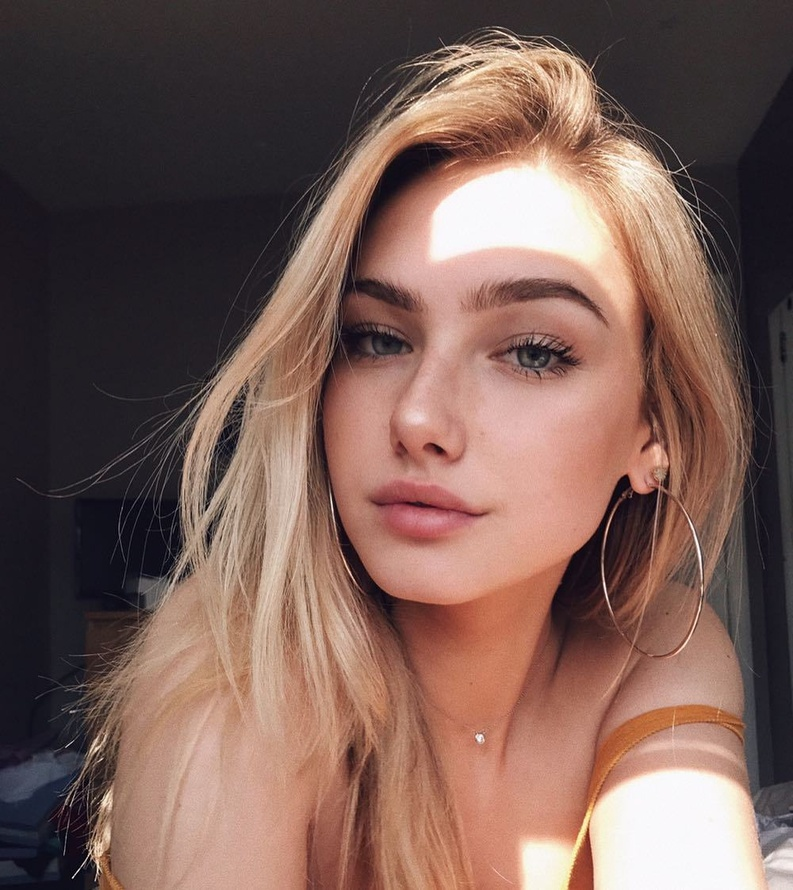
#> input picture it_start/image.jpg, 793 x 890 px, shrunk from 1000 x 1123 before the run
$ python 15_1.py
#> lines starting #> are read from the running program, lines starting #| are printed output that depends on the picture; after the words box and inside, x2 and y2 are one past the last pixel; in counts of white or black regions, pixels touching at a corner belong together
# pip install opencv-python
# если честно, то я сам не знаю как этим всем пользоваться
# фото нашел с помощью алисы, можно найти любое фото
import cv2

# загрузить изображение по полному пути
image = cv2.imread(r'image.jpg')
#> image is the input picture: shape (890, 793, 3); mean B, G, R 86.4, 94.1, 122.1

gray = cv2.cvtColor(image, cv2.COLOR_BGR2GRAY)
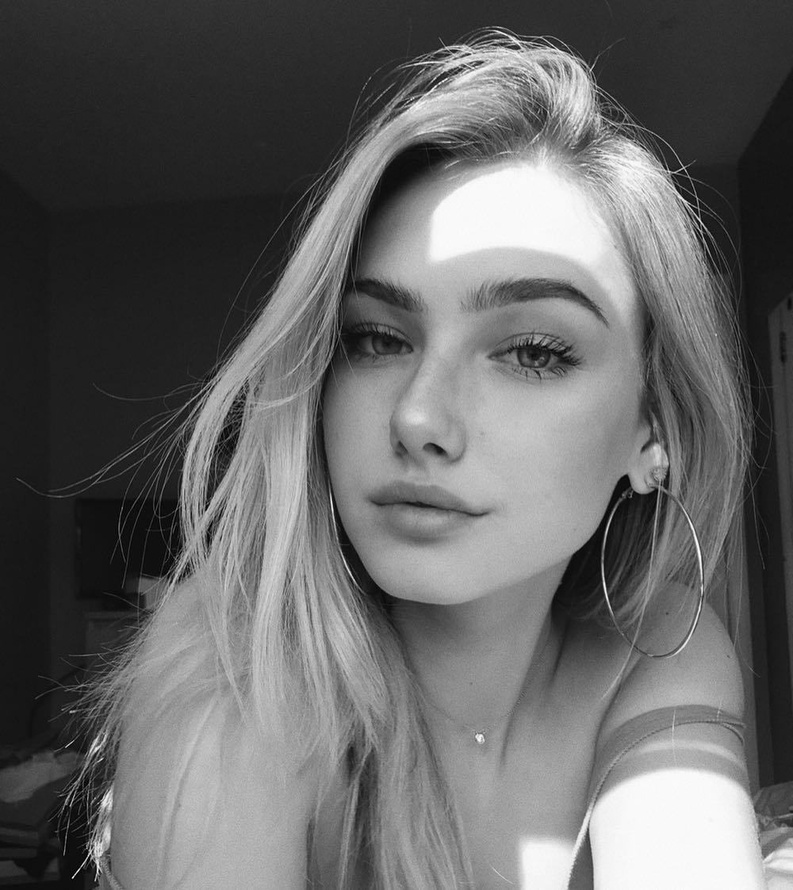
#> gray: shape (890, 793); min 1, max 254, mean 101.6
blurred = cv2.GaussianBlur(gray, (5, 5), 0)

binary = cv2.adaptiveThreshold(blurred, 255, cv2.ADAPTIVE_THRESH_GAUSSIAN_C, cv2.THRESH_BINARY, 11, 2)
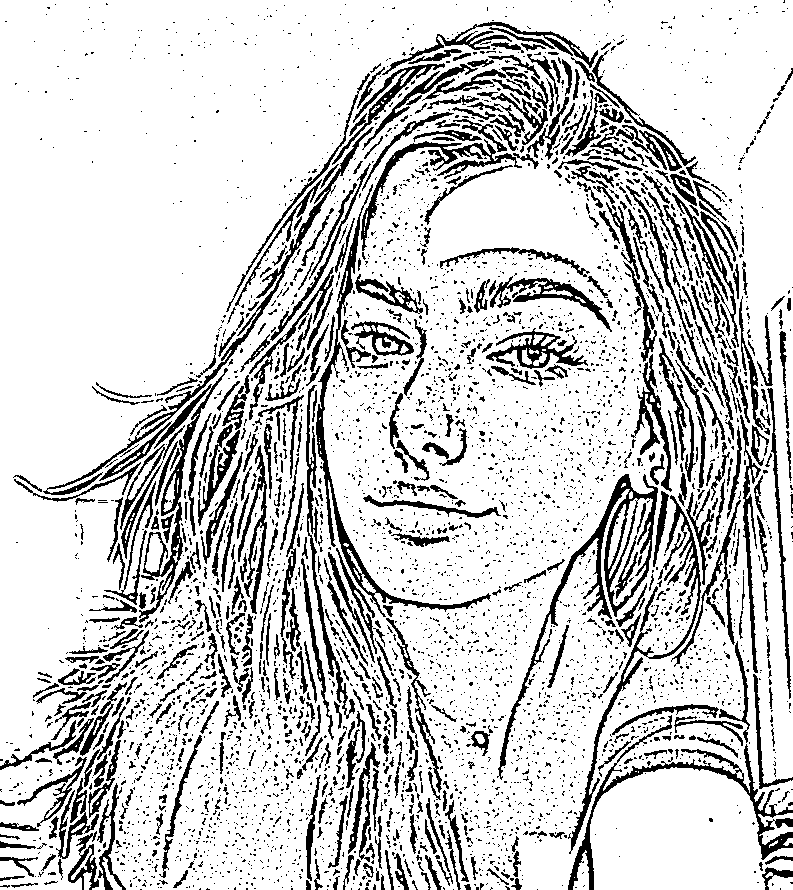
#> binary: shape (890, 793); 81.3% white; 4433 black regions (3771 under 20 px), largest, box (x1, y1, x2, y2) and area: (497, 474, 658, 780) 4174, (316, 184, 491, 617) 3386, (568, 715, 793, 890) 3362

cv2.imshow('initial', image) # открыть окно с бинарным изображением
cv2.imshow('bin', binary) # открыть окно с бинарным изображением

cv2.waitKey(0)
cv2.destroyAllWindows()
